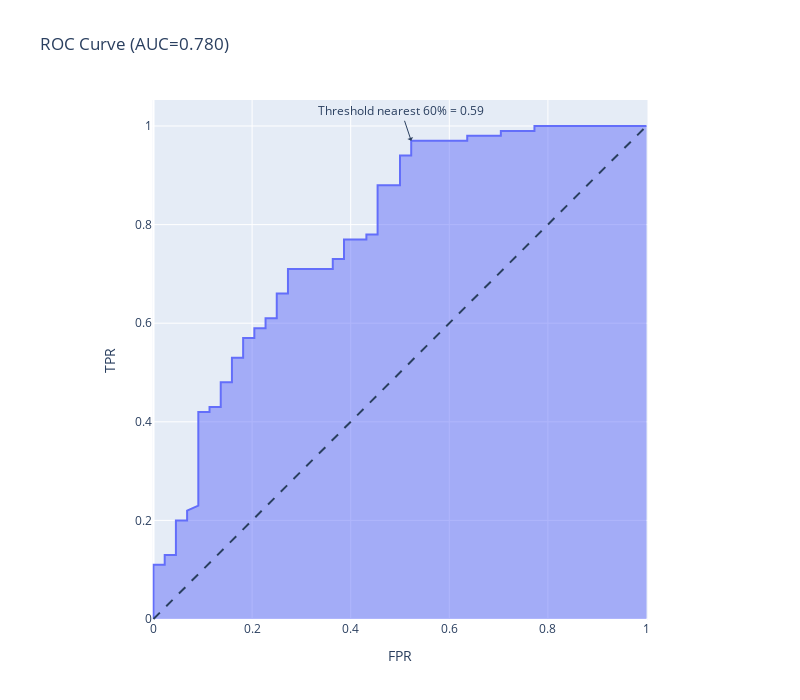

Source (notebook cell):
### Code cell
# choose a threshold for prediction.
make_rocauc(.60)

### Figure 1 — Plotly figure (JSON) as saved in the notebook; plotly's stock layout.template omitted (floating-point values rounded to 4 significant figures)
{"data": [{"customdata": [[1.852], [0.8519], [0.8486], [0.8473], [0.8386], [0.8369], [0.8366], [0.8317], [0.8315], [0.8235], [0.8214], [0.8205], [0.8194], [0.8035], [0.8032], [0.8032], [0.8025], [0.8008], [0.8002], [0.798], [0.7965], [0.7931], [0.7929], [0.7916], [0.7902], [0.7872], [0.787], [0.7758], [0.7747], [0.7685], [0.7637], [0.7605], [0.7575], [0.7466], [0.7402], [0.7374], [0.7361], [0.707], [0.7022], [0.6483], [0.6482], [0.5921], [0.2151], [0.2102], [0.2014], [0.1829], [0.1578], [0.153], [0.1005], [0.09548]], "hovertemplate": "FPR=%{x:.2f}<br>TPR=%{y:.2f}<br>Threshold=%{customdata[0]:.2f}<extra></extra>", "legendgroup": "", "line": {"color": "#636efa"}, "marker": {"symbol": "circle"}, "mode": "lines", "name": "", "orientation": "v", "showlegend": false, "stackgroup": "1", "type": "scatter", "x": [0, 0, 0, 0, 0, 0, 0.02273, 0.02273, 0.04545, 0.04545, 0.06818, 0.06818, 0.09091, 0.09091, 0.1136, 0.1136, 0.1364, 0.1364, 0.1591, 0.1591, 0.1818, 0.1818, 0.2045, 0.2045, 0.2273, 0.2273, 0.25, 0.25, 0.2727, 0.2727, 0.3636, 0.3636, 0.3864, 0.3864, 0.4318, 0.4318, 0.4545, 0.4545, 0.5, 0.5, 0.5227, 0.5227, 0.6364, 0.6364, 0.7045, 0.7045, 0.7727, 0.7727, 0.9545, 1], "xaxis": "x", "y": [0, 0.01, 0.03, 0.05, 0.09, 0.11, 0.11, 0.13, 0.13, 0.2, 0.2, 0.22, 0.23, 0.42, 0.42, 0.43, 0.43, 0.48, 0.48, 0.53, 0.53, 0.57, 0.57, 0.59, 0.59, 0.61, 0.61, 0.66, 0.66, 0.71, 0.71, 0.73, 0.73, 0.77, 0.77, 0.78, 0.78, 0.88, 0.88, 0.94, 0.94, 0.97, 0.97, 0.98, 0.98, 0.99, 0.99, 1, 1, 1], "yaxis": "y"}], "layout": {"annotations": [{"arrowhead": 1, "showarrow": true, "text": "Threshold nearest 60% = 0.59", "x": 0.5227, "y": 0.97}], "height": 700, "legend": {"tracegroupgap": 0}, "shapes": [{"line": {"dash": "dash"}, "type": "line", "x0": 0, "x1": 1, "y0": 0, "y1": 1}], "title": {"text": "ROC Curve (AUC=0.780)"}, "width": 800, "xaxis": {"anchor": "y", "autorange": true, "constrain": "domain", "domain": [0.1133, 0.8867], "range": [-0.002028, 1.002], "title": {"text": "FPR"}, "type": "linear"}, "yaxis": {"anchor": "x", "autorange": true, "domain": [0, 1], "range": [-0.002028, 1.053], "scaleanchor": "x", "scaleratio": 1, "title": {"text": "TPR"}, "type": "linear"}}}
